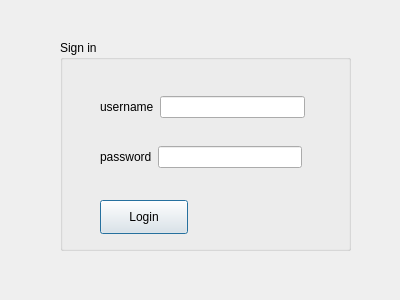
<?xml version="1.0" encoding="UTF-8"?>
<ui version="4.0">
 <class>Login</class>
 <widget class="QDialog" name="Login">
  <property name="geometry">
   <rect>
    <x>0</x>
    <y>0</y>
    <width>400</width>
    <height>300</height>
   </rect>
  </property>
  <property name="windowTitle">
   <string>Dialog</string>
  </property>
  <widget class="QGroupBox" name="groupBox">
   <property name="geometry">
    <rect>
     <x>60</x>
     <y>40</y>
     <width>291</width>
     <height>211</height>
    </rect>
   </property>
   <property name="title">
    <string>Sign in</string>
   </property>
   <widget class="QPushButton" name="pushButton">
    <property name="geometry">
     <rect>
      <x>40</x>
      <y>160</y>
      <width>88</width>
      <height>34</height>
     </rect>
    </property>
    <property name="text">
     <string>Login</string>
    </property>
   </widget>
   <widget class="QWidget" name="">
    <property name="geometry">
     <rect>
      <x>40</x>
      <y>50</y>
      <width>205</width>
      <height>34</height>
     </rect>
    </property>
    <layout class="QHBoxLayout" name="horizontalLayout">
     <item>
      <widget class="QLabel" name="label">
       <property name="text">
        <string>username</string>
       </property>
      </widget>
     </item>
     <item>
      <widget class="QLineEdit" name="lineEdit_username"/>
     </item>
    </layout>
   </widget>
   <widget class="QWidget" name="">
    <property name="geometry">
     <rect>
      <x>40</x>
      <y>100</y>
      <width>202</width>
      <height>34</height>
     </rect>
    </property>
    <layout class="QHBoxLayout" name="horizontalLayout_2">
     <item>
      <widget class="QLabel" name="label_2">
       <property name="text">
        <string>password</string>
       </property>
      </widget>
     </item>
     <item>
      <widget class="QLineEdit" name="lineEdit_password">
       <property name="echoMode">
        <enum>QLineEdit::Password</enum>
       </property>
      </widget>
     </item>
    </layout>
   </widget>
  </widget>
 </widget>
 <resources/>
 <connections/>
</ui>
